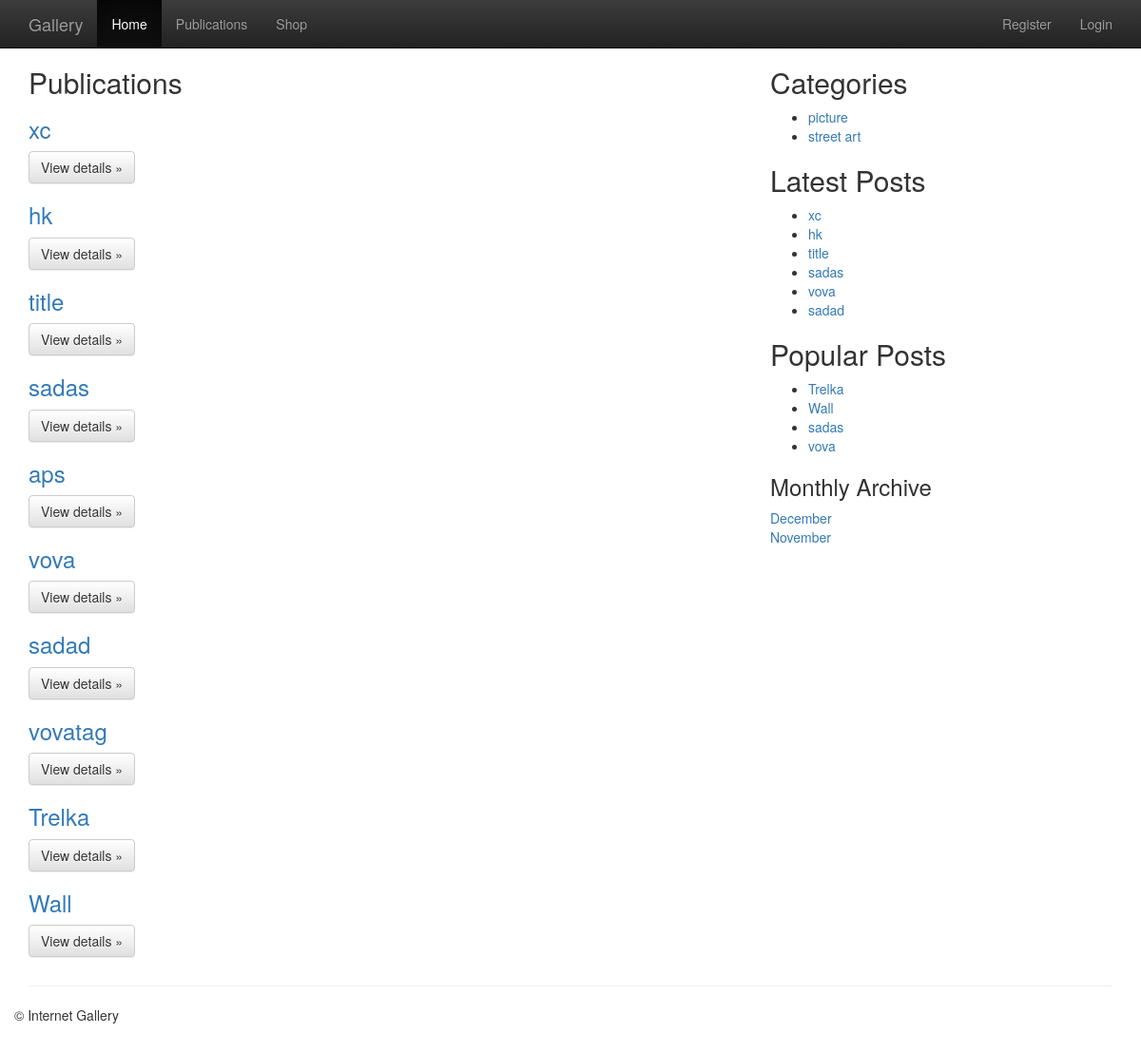
Screenshot of /blog/ with the database file from the repository.
### blog/models.py (models this page shows, shortened)
@python_2_unicode_compatible
class Article(models.Model):
    ARTICLE_STATUS = (
        ('D', 'Not Reviewed'),
        ('P', 'Published'),
        ('E', 'Expired'),
    )
    title = models.CharField(max_length=100, unique=True)
    slug = models.SlugField(max_length=100, unique=True, verbose_name='slug')
    status = models.IntegerField(default=0)
    content = models.TextField()
    status = models.CharField(max_length=1, choices=ARTICLE_STATUS, default='D')
    category = models.ForeignKey(Category, verbose_name="the related category")
    tags = models.ManyToManyField(Tag, verbose_name="the related tags", related_name="keyword_set", blank=True)
    views = models.IntegerField(default=0)
    publish_date = models.DateTimeField(auto_now=True, editable=False, help_text="Please use the following format: <em>YYYY-MM-DD</em>.")
    created_date = models.DateTimeField(auto_now_add=True, editable=False)
    def was_published_recently(self):
        return self.publish_date >= timezone.now() - datetime.timedelta(days=1)
    was_published_recently.admin_order_field = 'publish_date'
    was_published_recently.boolean = True
    was_published_recently.short_description = 'Published recently?'

class Category(models.Model):
    name = models.CharField(max_length=100)
    slug = models.SlugField(max_length=100, unique=True, verbose_name='slug')
    description = models.TextField(max_length=4096)

### blog/views.py (the view)
def index(request):
    blog_list = Article.objects.order_by('-publish_date')
    category_list = Category.objects.order_by('name')
    tags_name = Tag.objects.order_by('name')
    context = {'categories_list':category_list, 'blog_list': blog_list , 'tags_name':tags_name, 'months':monthly_archive_list()}
    return render(request, 'blog/index.html', context)

### blog/templatetags/latest_posts.py (called while the page is built)
@register.inclusion_tag('blog/_latest_posts.html') # регистрируем тег и подключаем шаблон _latest_posts
def latest_posts():
    posts = Article.objects.order_by('-publish_date').filter(status='P')[:6]
    return locals()

### blog/templatetags/popular_posts.py (called while the page is built)
@register.inclusion_tag('blog/_popular_posts.html') # регистрируем тег и подключаем шаблон _popular_posts
def popular_posts():
    posts = Article.objects.filter(views__gte=5).filter(status='P')[:6]
    return locals()

### blog/views.py (called while the page is built)
def monthly_archive_list():
    if not Article.objects.count(): return []
    year, month = time.localtime()[:2]
    first = Article.objects.order_by("created_date")[0]
    fyear = first.created_date.year
    fmonth = first.created_date.month
    months = []
    for y in range(year, fyear-1, -1):
        start, end = 12, 0
        if y == year: start = month
        if y == fyear: end = fmonth-1
        for m in range(start, end, -1):
            months.append((y, m, month_name[m]))
    return months

### cart/processors/context_processors.py (called while the page is built)
def cart(request):
    return {'cart': Cart(request) }

### templates/blog/index.html (shortened to what this page needs)
{% extends "blog/layout.html" %}
{% load humanize %}
        {% block content %}
        <div class="row">
          <div class="col-md-8">
          {% block main %}
            <h2>Publications</h2>
              {% if blog_list %}
                {% for item in blog_list %}
                  <h3><a href ="{% url 'blog:detail' item.slug %}">{{ item.title }}</a></h3>
                    <p><a class="btn btn-default" href="{% url 'blog:detail' item.slug %}" role="button">View details &raquo;</a></p>
                {% endfor %}
              {% else %}
                <li>Sorry, no items in this list.</li>
             {% endif %}
          {% endblock main %}
          </div>
           <div class="col-md-4">
             {% block aside %}
                {{ block.super }}
             {% endblock aside %}
           </div>
         </div>
        {% endblock content %}

### templates/blog/layout.html (shortened to what this page needs)
{% extends "base.html" %}
{% load latest_posts popular_posts %}
      {% block content %}
            {% block aside %}
		 <h2>Categories</h2>
                  {% if categories_list %}
                    <ul>
                        {% for category in categories_list %}
                        <li><a href ="{% url 'blog:category' category.slug %}">{{ category.name }}</a></li>
                        {% endfor %}
                    </ul>
                    {% else %}
                    <strong>There are no categories present.</strong>
                  {% endif %}
                  <h2>Latest Posts</h2>
                  <div>
                      {% latest_posts %}
                  </div>
                  <h2>Popular Posts</h2>
                  <div>
                      {% popular_posts %}
                  </div>
                  <h3>Monthly Archive</h3>
                  <div>
                      {% for month in months %}
                           <a href="{% url 'blog:archive' month.0 month.1 %}">{{ month.2 }}</a> <br />
                      {% endfor %}
                  </div>
            {% endblock aside %}
        {% endblock content %}

### templates/blog/_latest_posts.html
<ul>
  {% for p in posts %}
    <li><a href="{% url 'blog:detail' p.slug %}">{{ p.title }}</a>
  {% endfor %}
</ul>

### templates/blog/_popular_posts.html
<ul>
  {% for p in posts %}
    <li><a href="{% url 'blog:detail' p.slug %}">{{ p.title }}</a>
  {% endfor %}
</ul>

### templates/includes/header.html (style rules this page uses)
body { padding-top: 50px; padding-bottom: 20px; }

### rows the page displays
Article: title "xc"
Article: title "hk"
Article: title "title"
Article: title "sadas"
Article: title "aps"
Article: title "vova"
Article: title "sadad"
Article: title "vovatag"
Article: title "Trelka"
Article: title "Wall"
Category: name "picture"
Category: name "street art"

### other values shown
{{ month.2 }} "December" "November"
